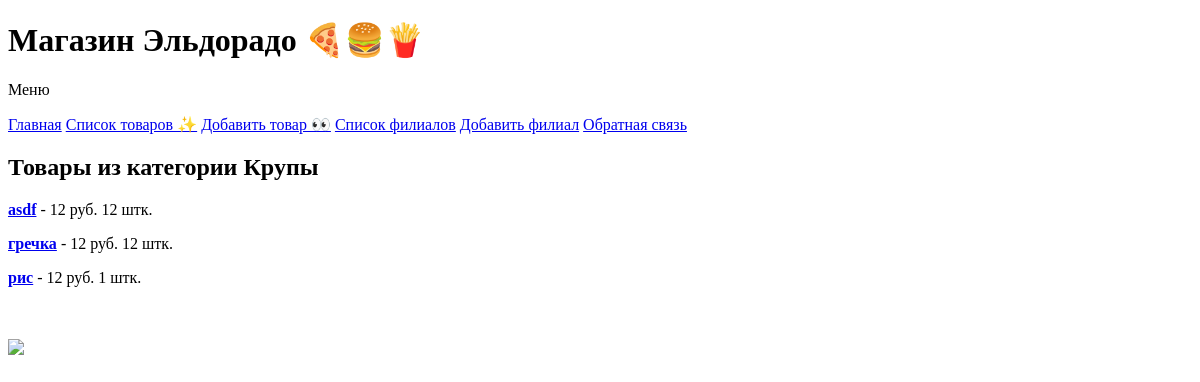
/categories/3, run on an earlier commit of the app's database.
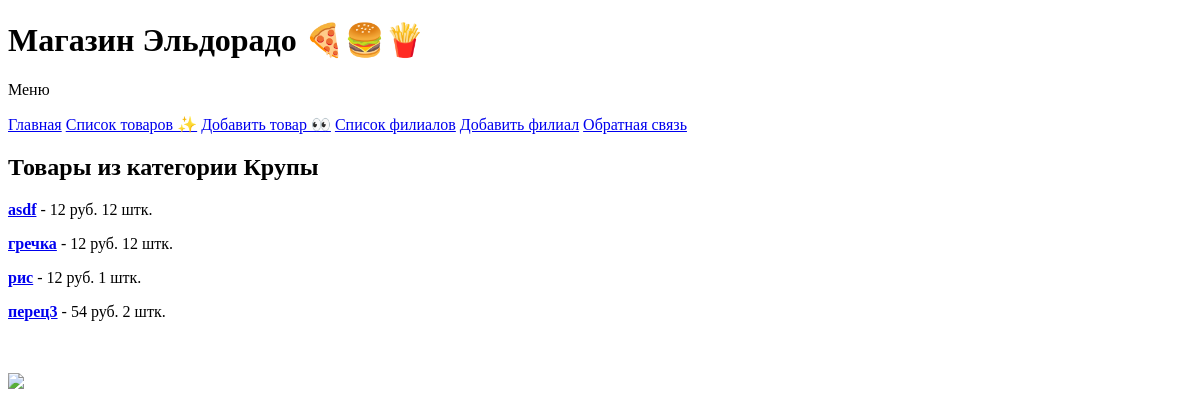
And on a later commit of the database.
### core/models.py (models this page shows, shortened)
class Product(models.Model):
    name = models.CharField(max_length=200, verbose_name='Название')
    price = models.IntegerField(verbose_name='Цена')
    count = models.IntegerField(verbose_name='Количество')
    category = models.ForeignKey(
        ProductCategory,
        null=True,
        blank=True,
        on_delete=models.SET_NULL,
        verbose_name='Категория'
    )
    image = models.ImageField(verbose_name='картинка', blank=True, null=True)
    class Meta:
        verbose_name = 'Товар'
        verbose_name_plural = 'Товары'

### core/views.py (the view)
# urls.py: path('categories/<int:category_id>', products_category),
def products_category(request, category_id):
    category = ProductCategory.objects.get(id=category_id)
    products = Product.objects.filter(category_id=category_id)
    context = {'category': category, 'products': products}
    return render(request, 'products_category.html', context)

### templates/products_category.html (shortened to what this page needs)
{% extends 'base.html' %}
{% block content %}
<h2>Товары из категории  {{ category.name }}</h2>
{% for product in products %}
<p><b><a href="{% url 'product_detail' product.id %}">{{ product.name }}</a></b> - {{ product.price }} руб. {{ product.count }} штк. </p>
{% endfor %}
{% endblock %}

What changed in the data, as far as the page shows it:
added Product: name "перец3", price "54", count "2"
